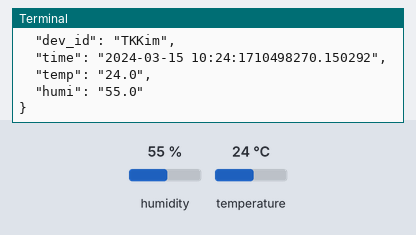
A program run on a simulated Raspberry Pi (BCM pin numbers). On the bench: the last lines printed to the terminal. The inputs (shaded band) are chosen by the test bench; at power-on: humidity 55 %, temperature 24 °C. The clock reads 2024-03-15 10:24:30 at power-on unless the program sets it; no MQTT or app messages arrive unless stated.

Above: at 1.3 s.
1.4 s: humidity set to 22 %
At 7.4 s:
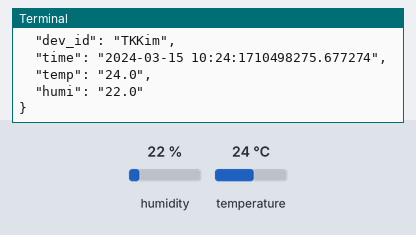
7.8 s: temperature set to 12 °C
At 12.8 s:
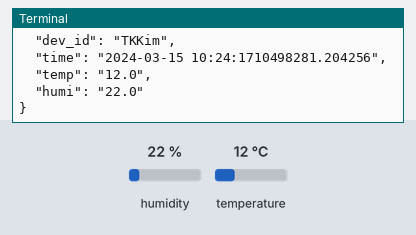
14.2 s: humidity set to 40 %
At 17.9 s:
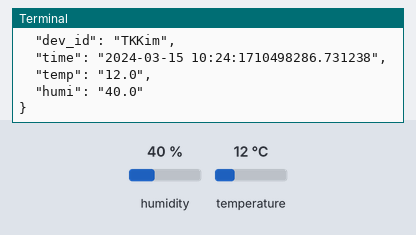
Timing chart, 0 to 19.4 s (numbered marks = the images above; inputs shaded):
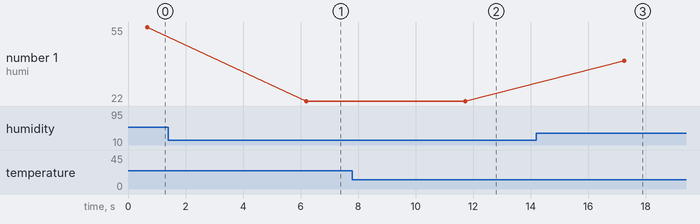

Measured:
- after the input at 1.4 s, the terminal: prints a new line after 4.8 s (image 1)
- after the input at 7.8 s, the terminal: prints a new line after 3.9 s (image 2)
- after the input at 14.2 s, the terminal: prints a new line after 3.1 s (image 3)
- plotted number 1: 55 → 22 after the input at 1.4 s, 22 → 40 after the input at 14.2 s

The program:

mqtt_main.py
```python
import paho.mqtt.client as mqtt
import Adafruit_DHT as dht
import json
import time
import datetime as dt
import uuid

from collections import OrderedDict

sensor = dht.DHT11
pin = 4
count = 0

try:
    dev_id = "TKKim"
    broker_add = "210.119.12.52"
    client2 = mqtt.Client(dev_id)
    client2.connect(broker_add)

    while True:
        count+=1
        currtime = dt.datetime.now().strftime('%Y-%m-%d %H:%M:%s.%f')

        h,t = dht.read_retry(sensor,pin)

        raw_data = OrderedDict()
        raw_data["dev_id"] = dev_id
        raw_data["time"] = currtime
        raw_data["temp"] = "{0:0.1f}".format(t)
        raw_data["humi"] = "{0:0.1f}".format(h)

        pub_data = json.dumps(raw_data,ensure_ascii=False,indent="\t")

        print(dev_id,pub_data)

        client2.publish("home/device/data/",pub_data)
        time.sleep(5)

except Exception as ex:
    print('Error raised',ex)
```
